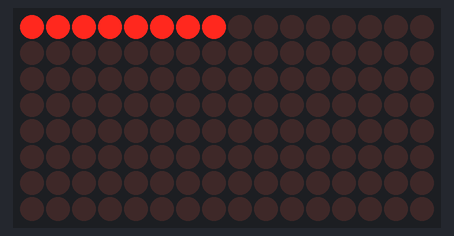
Recording of a sketch running on a simulated Arduino Uno, built with avr-gcc and run on an emulated ATmega328P. Shown: 16×8 LED matrix.

Above: at 0.1 s.
At 0.9 s:
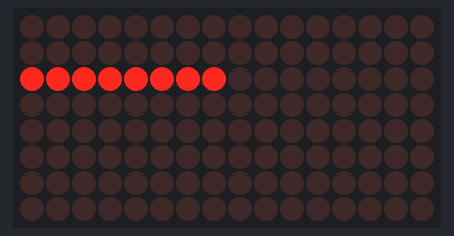
At 1.7 s:
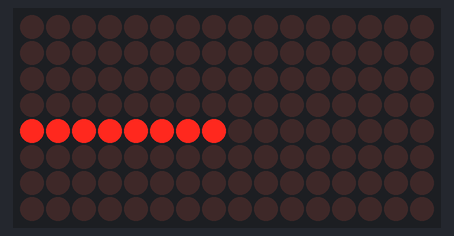
At 3.3 s:
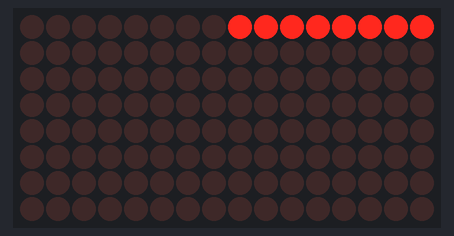
At 4.9 s:
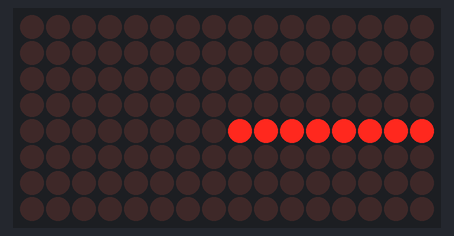
At 6.91 s:
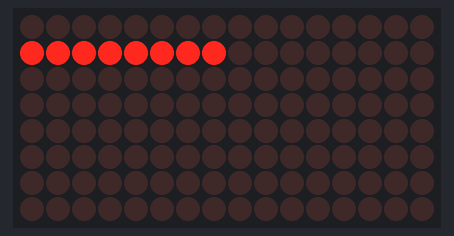

Measured:
- by itself, everything shown: repeats every 6.4 s, in 32 steps

The sketch:

Arduino_uploading_test.ino
```cpp
#include <LedControl.h>

//The following three are for LED matrix with MAX7219
#define DIN 12
#define CS 10
#define CLK 11
//ledcontrol setup:
LedControl lc = LedControl(DIN, CLK, CS, 2);

void setup() {
  // put your setup code here, to run once:
  lc.shutdown(0, false);
  lc.setIntensity(0, 4);
  lc.clearDisplay(0);
  lc.shutdown(1, false);
  lc.setIntensity(1, 4);
  lc.clearDisplay(1);
}

void loop() {
  // put your main code here, to run repeatedly:
  int i, j;
  for (i = 0; i < 2; i++) {
    for (j = 0; j < 8; j++) {
      lc.setRow(i, j, 255);
      delay(200);
      lc.setRow(i, j, 0);
      delay(200);
    }
  }
}
```
